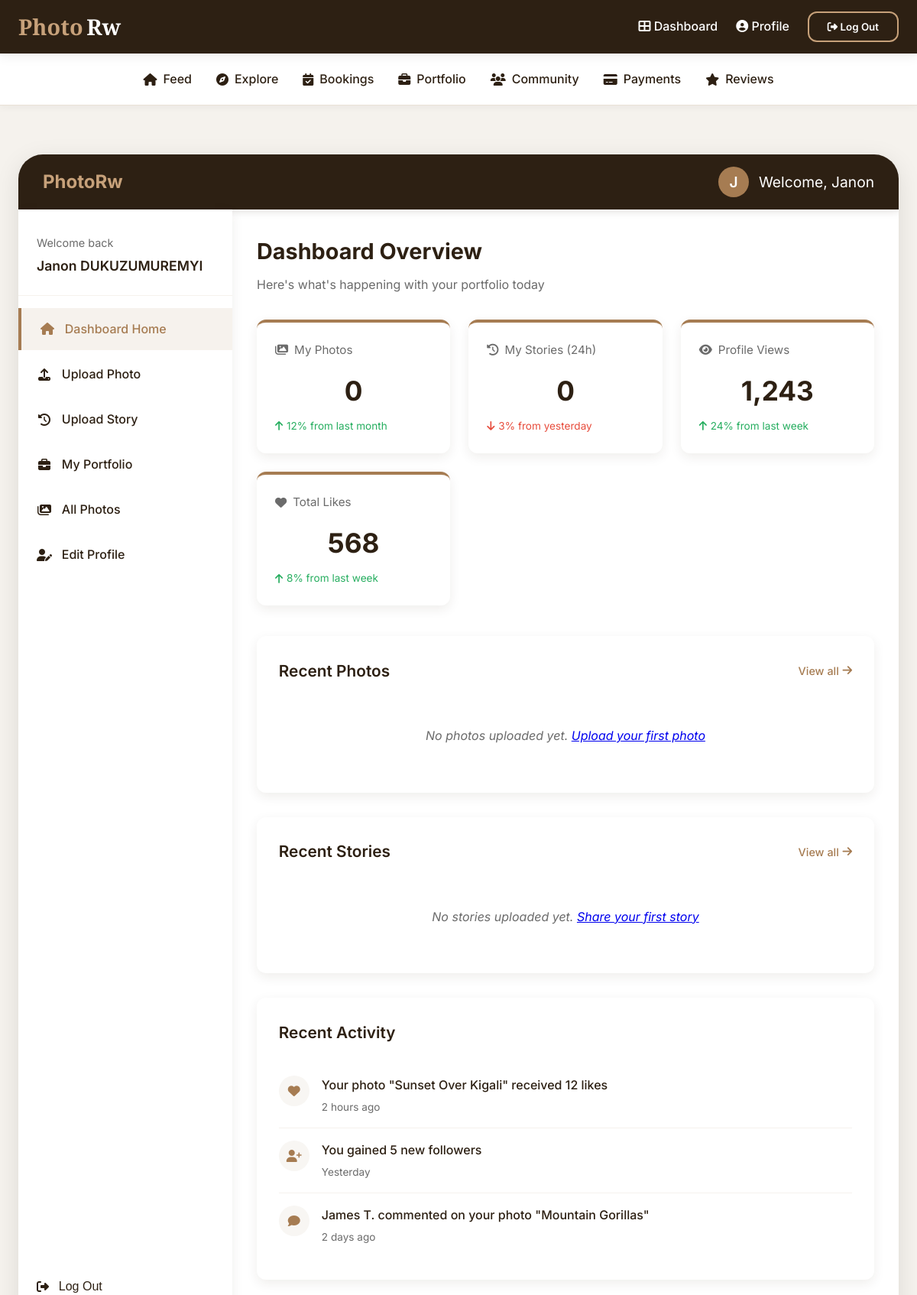
Page /portfolio/dashboard/ (signed in, upper part) on the earlier database version.
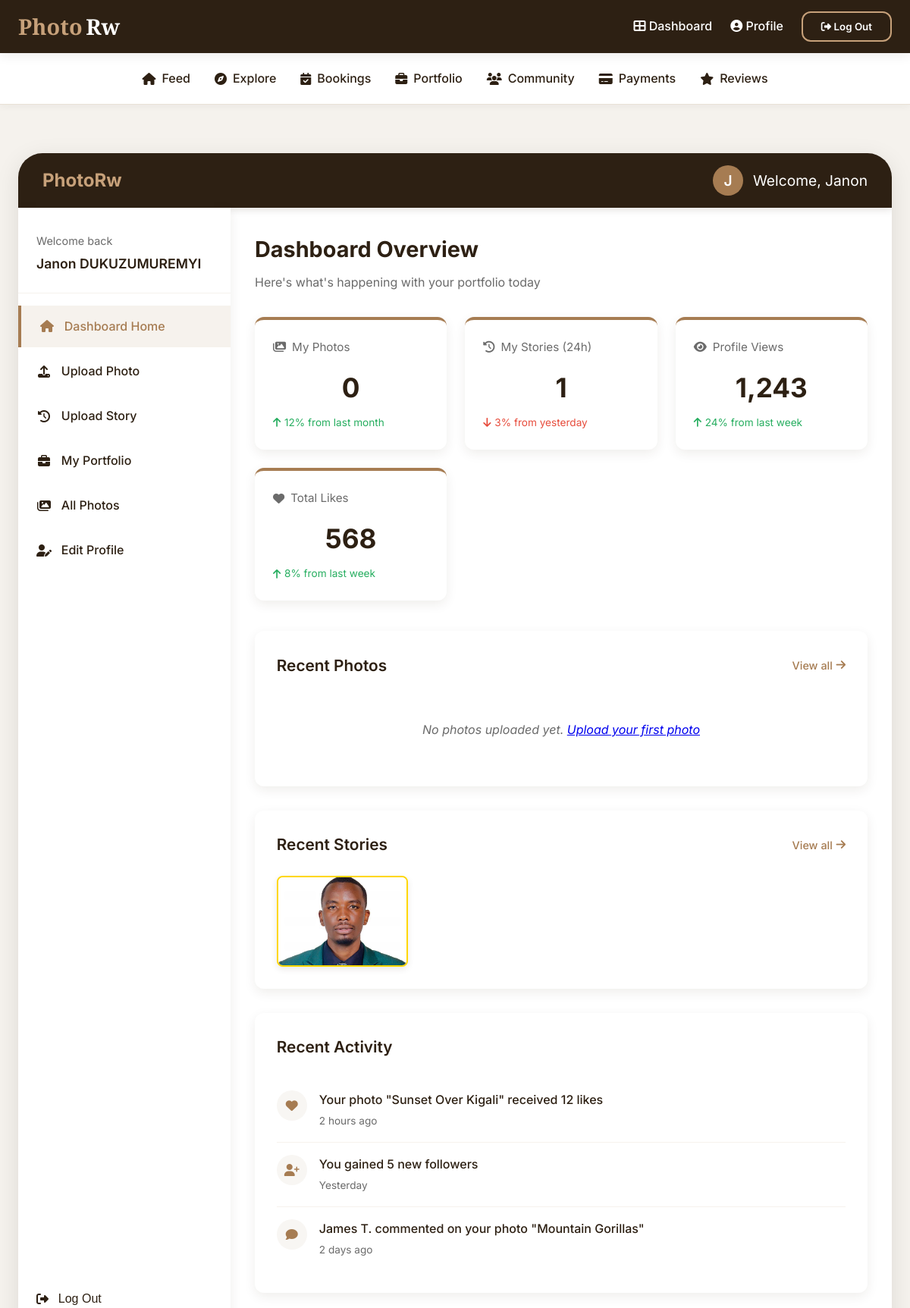
Same page on the later database version.
### users/models.py (models this page shows, shortened)
class User(AbstractUser):
	class Roles(models.TextChoices):
		PHOTOGRAPHER = 'photographer', _('Photographer')
		CLIENT = 'client', _('Client')
	email = models.EmailField(_('email address'), unique=True, blank=False, null=False, help_text=_('Required. Enter a valid email address.'))
	bio = models.TextField(_('bio'), blank=True)
	profile_picture = models.ImageField(upload_to='profile_pics/', blank=True, null=True)
	location = models.CharField(max_length=255, blank=True)
	contact_info = models.CharField(max_length=255, blank=True)
	is_verified = models.BooleanField(default=False)
	role = models.CharField(max_length=20, choices=Roles.choices, default=Roles.CLIENT)
	price = models.DecimalField(max_digits=8, decimal_places=2, blank=True, null=True, help_text=_('Typical session price (optional)'))
	badges = models.CharField(max_length=255, blank=True, help_text=_('Badges or special recognitions (comma-separated)'))
	certifications = models.CharField(max_length=255, blank=True, help_text=_('Certifications (comma-separated)'))
	awards = models.CharField(max_length=255, blank=True, help_text=_('Awards (comma-separated)'))
	social_proof = models.URLField(blank=True, help_text=_('Link to social proof (portfolio, Instagram, etc.)'))
	USERNAME_FIELD = 'email'
	REQUIRED_FIELDS = ['username']

### portfolio/models.py (models this page shows, shortened)
class Story(models.Model):
	photographer = models.ForeignKey(User, on_delete=models.CASCADE, related_name='stories')
	image = models.ImageField(upload_to='stories/', blank=True, null=True)
	video = models.FileField(upload_to='stories/videos/', blank=True, null=True)
	created_at = models.DateTimeField(auto_now_add=True)

### portfolio/views.py (the view)
# urls.py: path('dashboard/', views.photographer_dashboard, name='photographer_dashboard'),
@login_required
def photographer_dashboard(request):
	if request.user.role != 'photographer':
		return redirect('home')
	return render(request, 'portfolio/photographer_dashboard.html')

### templates/portfolio/photographer_dashboard.html (shortened to what the changed rows need)
{% extends 'base.html' %}
{% load static %}
{% block head %}
    <link rel="stylesheet" href="{% static 'css/dashboard.css' %}">
    <link rel="stylesheet" href="https://cdnjs.cloudflare.com/ajax/libs/font-awesome/6.4.0/css/all.min.css">
{% endblock %}
{% block content %}
<div class="dashboard-container">
    <div class="dashboard-header">
        <div class="dashboard-user">
            <div class="user-avatar">{{ user.username|first|upper }}</div>
            <div>Welcome, {{ user.username }}</div>
        </div>
    </div>
    <div class="dashboard-main">
        <div class="dashboard-sidebar">
            <div class="sidebar-header">
                <div class="sidebar-welcome">Welcome back</div>
                <div class="sidebar-username">{{ user.first_name }} {{ user.last_name }}</div>
            </div>
        </div>
        <div class="dashboard-content">
            <div class="content-header">
                <h2>Dashboard Overview</h2>
            </div>
            <div class="dashboard-widgets">
                <div class="widget">
                    <div class="widget-title"><i class="fas fa-images"></i> My Photos</div>
                    <div class="widget-value">{{ user.photos.count }}</div>
                    <div class="widget-change positive"><i class="fas fa-arrow-up"></i> 12% from last month</div>
                </div>
                <div class="widget">
                    <div class="widget-title"><i class="fas fa-history"></i> My Stories (24h)</div>
                    <div class="widget-value">{{ user.stories.count }}</div>
                    <div class="widget-change negative"><i class="fas fa-arrow-down"></i> 3% from yesterday</div>
                </div>
            </div>
            <div class="dashboard-section">
                <div class="dashboard-stories">
                    {% for story in user.stories.all|slice:':6' %}
                        <img src="{{ story.image.url }}" alt="Story" class="dashboard-story-thumb">
                    {% empty %}
                        <div class="empty-state">No stories uploaded yet. <a href="{% url 'upload_story' %}">Share your first story</a></div>
                    {% endfor %}
                </div>
            </div>
        </div>
    </div>
</div>
{% endblock %}

Differences in the rows shown:
changed User "Janon": stories.count "0" → "1"
added Story: image (picture)
Other differences:
text no longer shown: "No stories uploaded yet. Share your first story"
